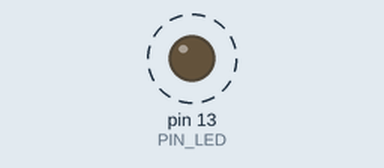
Recording of a sketch running on a simulated Arduino Uno, built with avr-gcc and run on an emulated ATmega328P. On the bench: output pins drawn as LEDs (lit = HIGH). Dashed ring = blinking. What the sketch prints to the serial monitor is not drawn.

Above: at 0.5 s.
Timing chart, 0 to 4.6 s (numbered marks = the images above):
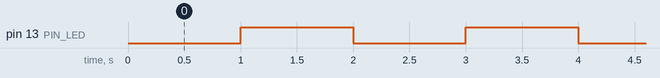

The sketch:

04_example_3.ino
```cpp
#define PIN_LED 13
unsigned int count, toggle;

void setup() {
  Serial.begin(115200);
  while (!Serial){
    ; // wait for serial port to connect.
  }
  Serial.println("Hello World!");
  count=toggle=0;
  digitalWrite(PIN_LED, toggle);
  // put your setup code here, to run once:
   pinMode(PIN_LED, OUTPUT);

}

void loop() {
  Serial.println(++count);
  toggle=toggle_state(toggle);
  digitalWrite(PIN_LED, toggle);
  delay(1000);
  digitalWrite(PIN_LED,count);
  delay(1000);


  // put your main code here, to run repeatedly:

}

int toggle_state(int toggle) {
  return toggle;
}
```

Measured:
- by itself, pin 13 (PIN_LED): alternates HIGH for 1.0 s and LOW for 1.0 s
